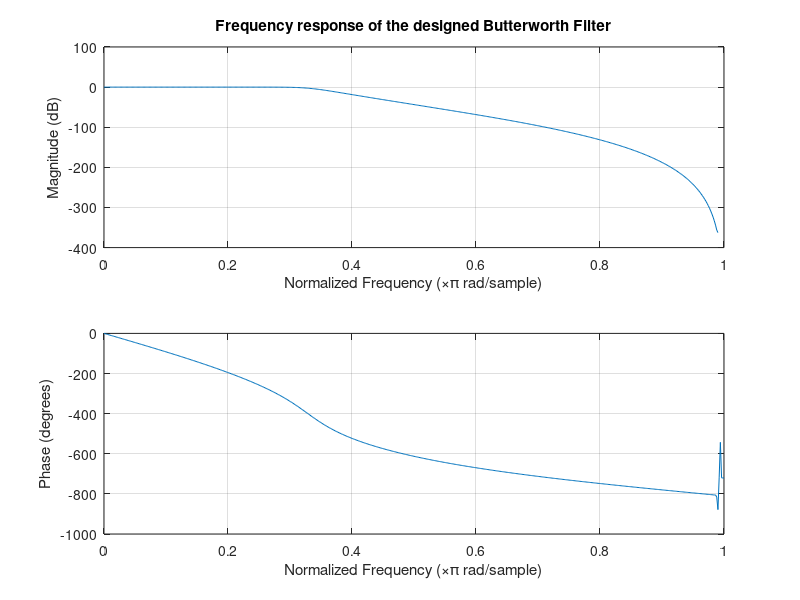
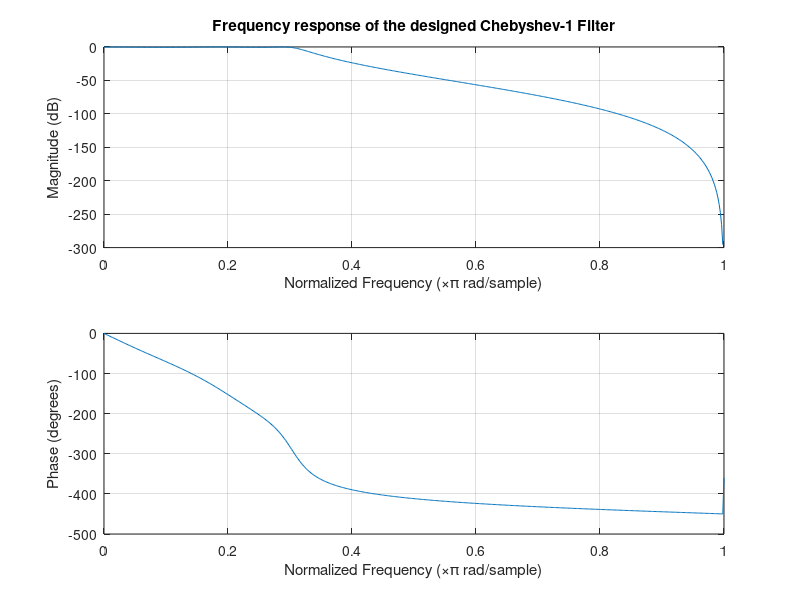
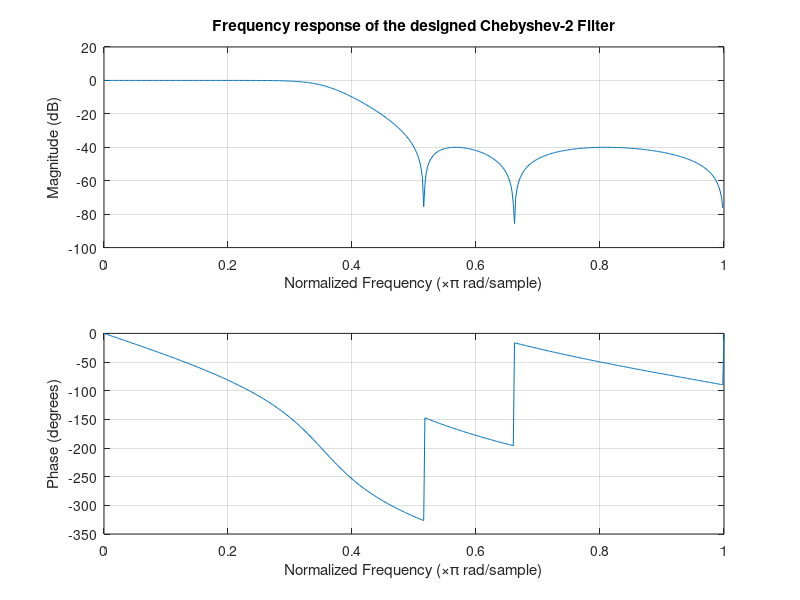
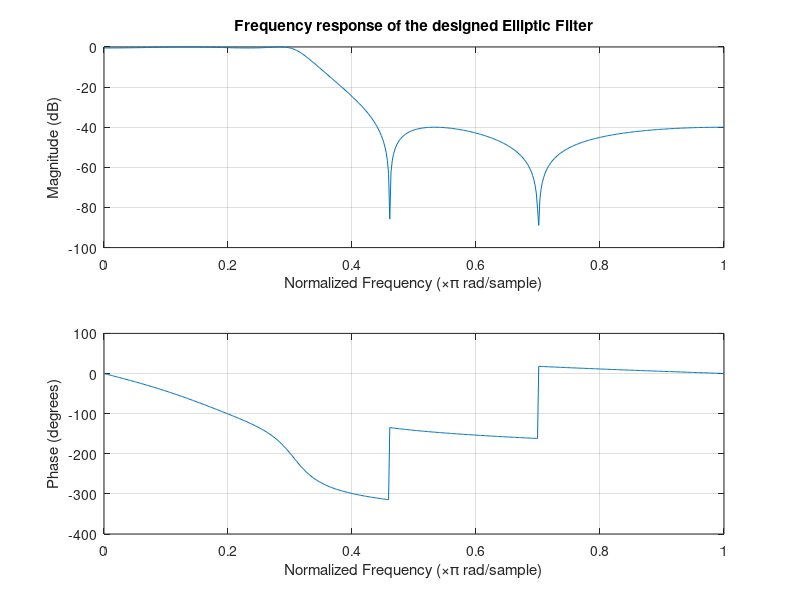

MATLAB code to generate these figures, in order:
fs = 8000;
fn = fs/2;

wp = 1200/fn;
ws = 2000/fn;
rp = 0.5;
rs = 40;
[N,Wc] = buttord(wp,ws,rp,rs);

[b1,a1] = butter(N,Wc);
freqz(b1,a1);
subplot(2,1,1);
title("Frequency response of the designed Butterworth Filter")
fprintf("Order of Butterworth filter: %d\n", N);
disp("Cutoff frequencies:");
disp(Wc);
disp("Numerator coefficients of Butterworth Filter: ");
disp(b1);
disp("Denominator coefficients of Butterworth Filter: : ");
disp(a1);


figure(2);
[N,Wc] = cheb1ord(wp,ws,rp,rs);

[b1,a1] = cheby1(N,rp,wp);
freqz(b1,a1);
subplot(2,1,1);

title("Frequency response of the designed Chebyshev-1 Filter")

fprintf("Order of Chebyshev 1 filter: %d\n", N);
disp("Cutoff frequencies:");
disp(Wc);
disp("Numerator coefficients of Chebyshev-1 Filter: ");
disp(b1);
disp("Denominator coefficients of Chebyshev-1 Filter: ");
disp(a1);

figure(3);
[N,Wc] = cheb2ord(wp,ws,rp,rs);

[b1,a1] = cheby2(N,rs,ws);
freqz(b1,a1);
subplot(2,1,1);

title("Frequency response of the designed Chebyshev-2 Filter")

fprintf("Order of Chebyshev 2 filter: %d\n", N);
disp("Cutoff frequencies:");
disp(Wc);
disp("Numerator coefficients of Chebyshev-2 Filter: ");
disp(b1);
disp("Denominator coefficients of Chebyshev-2 Filter: ");
disp(a1);

figure(4);
[N,Wc] = ellipord(wp,ws,rp,rs);

[b1,a1] = ellip(N,rp,rs,wp);
freqz(b1,a1);
subplot(2,1,1);

title("Frequency response of the designed Elliptic Filter")

fprintf("Order of Elliptic Filter: %d\n", N);
disp("Cutoff frequencies:");
disp(Wc);
disp("Numerator coefficients of Elliptic Filter: ");
disp(b1);
disp("Denominator coefficients of Elliptic Filter: ");
disp(a1);